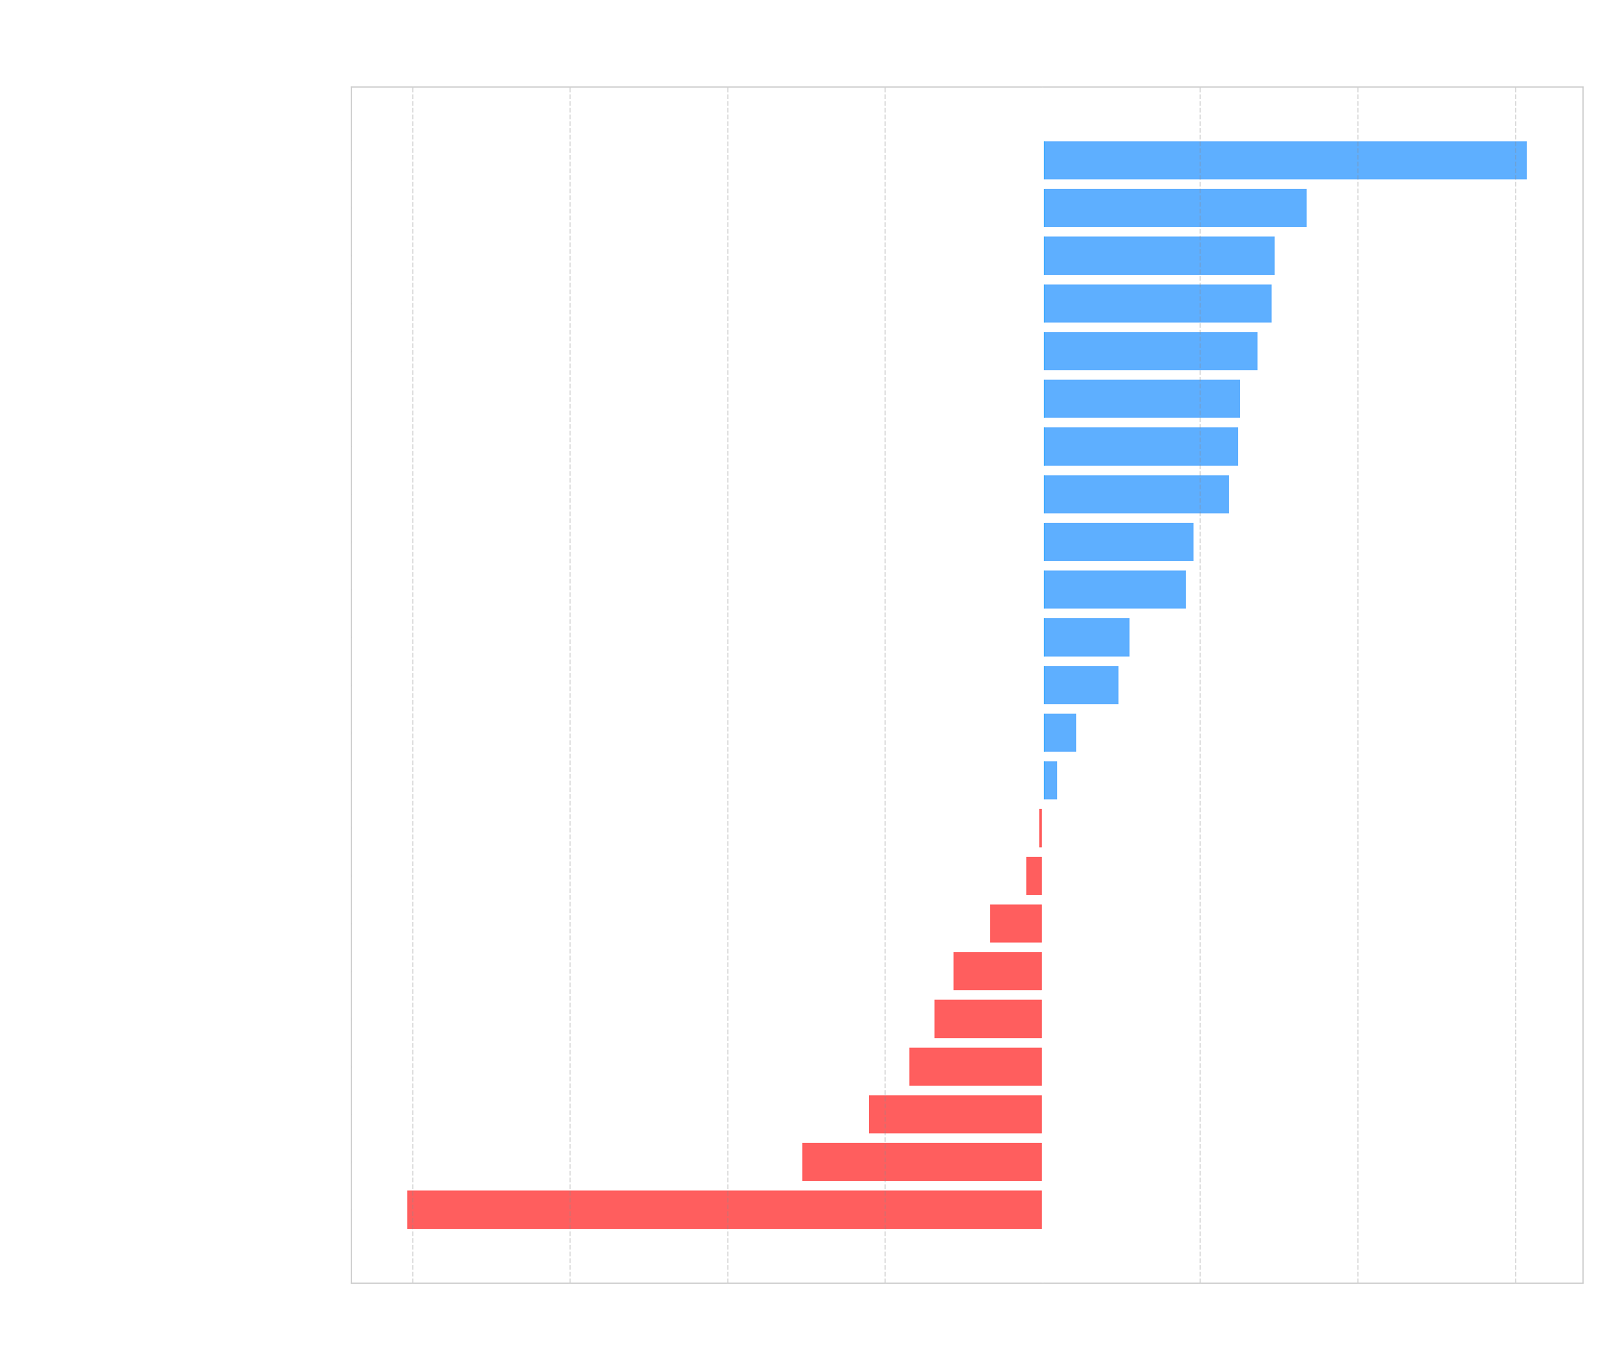

The Python source for this figure:
import pandas as pd
import numpy as np
import matplotlib.pyplot as plt
from scipy.stats import gmean

# 1. Load the performance CSV datasets (delimited by ';')
custom_df = pd.read_csv('CustomLinkedHashMap_performance.csv', sep=';')
jdk_df = pd.read_csv('LinkedHashMap_performance.csv', sep=';')

# Extract all benchmark method names, ignoring the 'Size' tracking column
methods = [col for col in custom_df.columns if col != 'Size']

ratios = []
labels = []
colors = []

# Modern, high-contrast dark theme colors
custom_win_color = '#4DA6FF' # Sky Blue
jdk_win_color = '#FF4D4D'    # Light Coral

# 2. Calculate relative speedups using the Geometric Mean across ALL sizes
for m in methods:
    g_c = gmean(custom_df[m])
    g_j = gmean(jdk_df[m])

    if g_c < g_j:
        speedup = g_j / g_c
        ratios.append(speedup - 1)  # Positive side of the baseline
        colors.append(custom_win_color)
    else:
        speedup = g_c / g_j
        ratios.append(-(speedup - 1)) # Negative side of the baseline
        colors.append(jdk_win_color)
    labels.append(m)

# 3. Sort chronologically by performance magnitude for a clean visual waterfall effect
sorted_indices = np.argsort(ratios)
sorted_ratios = [ratios[idx] for idx in sorted_indices]
sorted_labels = [labels[idx] for idx in sorted_indices]
sorted_colors = [colors[idx] for idx in sorted_indices]

# 4. Initialize figure canvas with fully transparent backgrounds
fig, ax = plt.subplots(figsize=(14, 12), facecolor='none')
ax.set_facecolor('none')

# Plot the horizontal bar chart layout
bars = ax.barh(sorted_labels, sorted_ratios, color=sorted_colors, alpha=0.9)

# Draw a sharp white baseline divider at the 'Tie' marker (x=0)
ax.axvline(x=0, color='#ffffff', linewidth=1.2)

# 5. Apply typography, sizing rules, and custom text options
ax.set_title('Overall Relative Performance Comparison\n(Geometric Mean Across All Sizes)',
             fontsize=16, fontweight='bold', pad=15, color='#ffffff')
ax.set_xlabel('← JDK Faster  |  Relative Speedup Factor  |  Custom Faster →',
              fontsize=14, labelpad=12, color='#ffffff')

# Add subtle background grid lines along the X-axis for measurement tracking
ax.grid(True, axis='x', linestyle='--', alpha=0.3, color='#888888')
ax.tick_params(colors='#ffffff', which='both', labelsize=12)

# Color the bounding spines to match the dark layout structure cleanly
for spine in ax.spines.values():
    spine.set_edgecolor('#cccccc')

# Enforce larger font styling configurations exclusively on the method labels
ax.set_yticks(range(len(sorted_labels)))
ax.set_yticklabels(sorted_labels, color='#ffffff', fontsize=14)

# 6. Format X-ticks dynamically into descriptive absolute factors (e.g., -0.5 -> 1.50x)
plt.draw()
ticks = ax.get_xticks()
new_labels = [f'{abs(t)+1:.2f}x' if t != 0 else 'Tie' for t in ticks]
ax.set_xticklabels(new_labels, color='#ffffff', fontsize=12)

# Tighten boundaries up and output file with transparency flags active
plt.tight_layout()
plt.savefig('steady_state_performance_chart_transparent.png', dpi=300, transparent=True)
plt.close()

print("Transparent chart with updated title generated successfully!")
